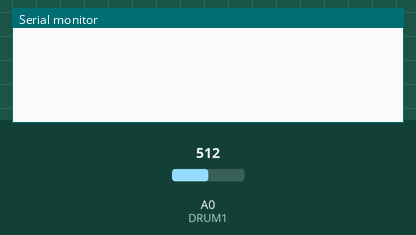
The sketch below on a simulated Arduino Uno, built with avr-gcc and run on an emulated ATmega328P. Parts: the last lines printed to the serial monitor. The inputs (shaded band) are chosen by the test bench; at power-on: A0 (DRUM1) = 512.

Above: at 1.2 s.
1.3 s: A0 (DRUM1) set to 716
At 2.4 s:
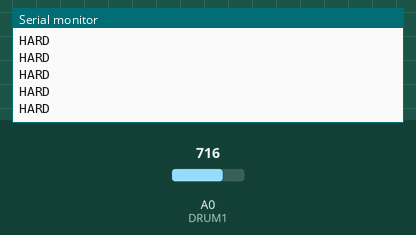
3.2 s: A0 (DRUM1) set to 900
At 4.3 s:
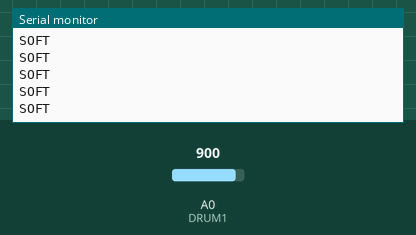

Measured:
- after the input at 1.3 s, the serial monitor: prints a new line at once (image 1)
- after the input at 3.2 s, the serial monitor: prints a new line after 0.07 s (image 2)

The sketch:

DrumKit.ino
```cpp
#define DRUM1 0
#define THRESHOLD 200

byte val = 0;

void setup()
{
  Serial.begin(9600);
}

void loop()
{
  val = analogRead(DRUM1);

  if(val > THRESHOLD) { Serial.println("HARD"); }
  else if(val > 0) { Serial.println("SOFT"); }

}
```
